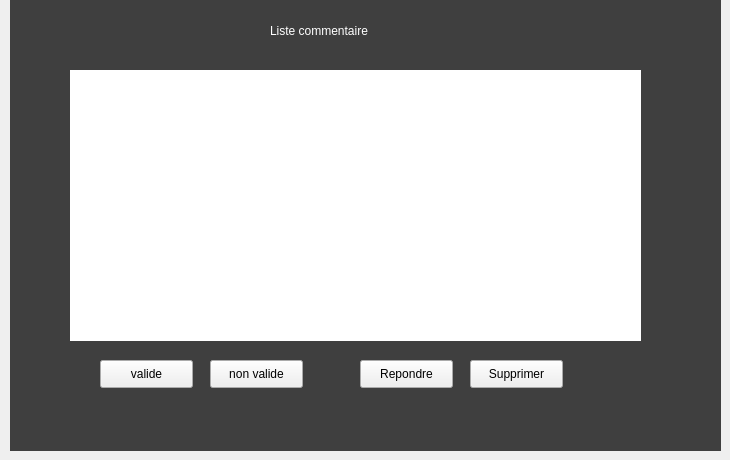
      <widget class="QWidget" name="tab_20">
       <attribute name="title">
        <string>Liste commentaire</string>
       </attribute>
       <widget class="QLabel" name="label_71">
        <property name="geometry">
         <rect>
          <x>10</x>
          <y>0</y>
          <width>711</width>
          <height>451</height>
         </rect>
        </property>
        <property name="styleSheet">
         <string notr="true">background-color: rgb(63, 63, 63);</string>
        </property>
        <property name="text">
         <string/>
        </property>
       </widget>
       <widget class="QLabel" name="label_72">
        <property name="geometry">
         <rect>
          <x>70</x>
          <y>70</y>
          <width>571</width>
          <height>271</height>
         </rect>
        </property>
        <property name="styleSheet">
         <string notr="true">background-color: rgb(255, 255, 255);</string>
        </property>
        <property name="text">
         <string/>
        </property>
       </widget>
       <widget class="QLabel" name="label_73">
        <property name="geometry">
         <rect>
          <x>270</x>
          <y>10</y>
          <width>191</width>
          <height>41</height>
         </rect>
        </property>
        <property name="styleSheet">
         <string notr="true">color: rgb(255, 255, 255);</string>
        </property>
        <property name="text">
         <string>Liste commentaire</string>
        </property>
       </widget>
       <widget class="QPushButton" name="pushButton_26">
        <property name="geometry">
         <rect>
          <x>470</x>
          <y>360</y>
          <width>93</width>
          <height>28</height>
         </rect>
        </property>
        <property name="text">
         <string>Supprimer</string>
        </property>
       </widget>
       <widget class="QPushButton" name="pushButton_27">
        <property name="geometry">
         <rect>
          <x>360</x>
          <y>360</y>
          <width>93</width>
          <height>28</height>
         </rect>
        </property>
        <property name="text">
         <string>Repondre</string>
        </property>
       </widget>
       <widget class="QPushButton" name="pushButton_28">
        <property name="geometry">
         <rect>
          <x>100</x>
          <y>360</y>
          <width>93</width>
          <height>28</height>
         </rect>
        </property>
        <property name="text">
         <string>valide</string>
        </property>
       </widget>
       <widget class="QPushButton" name="pushButton_29">
        <property name="geometry">
         <rect>
          <x>210</x>
          <y>360</y>
          <width>93</width>
          <height>28</height>
         </rect>
        </property>
        <property name="text">
         <string>non valide</string>
        </property>
       </widget>
       <widget class="QLabel" name="label_77">
        <property name="geometry">
         <rect>
          <x>20</x>
          <y>10</y>
          <width>61</width>
          <height>21</height>
         </rect>
        </property>
        <property name="styleSheet">
         <string notr="true">image: url(:/flchfinalll/flch final.png);</string>
        </property>
        <property name="text">
         <string/>
        </property>
       </widget>
      </widget>
